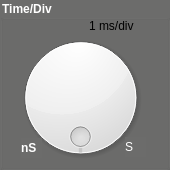
   <widget class="QGroupBox" name="grpTimeDiv">
    <property name="geometry">
     <rect>
      <x>190</x>
      <y>316</y>
      <width>170</width>
      <height>170</height>
     </rect>
    </property>
    <property name="cursor">
     <cursorShape>ArrowCursor</cursorShape>
    </property>
    <property name="focusPolicy">
     <enum>Qt::NoFocus</enum>
    </property>
    <property name="styleSheet">
     <string notr="true">QGroupBox
{
	background-color: rgb(108, 108, 107);
	color:white;
	font:bold
}</string>
    </property>
    <property name="title">
     <string>Time/Div</string>
    </property>
    <widget class="QDial" name="timebaseDialWheel">
     <property name="geometry">
      <rect>
       <x>10</x>
       <y>22</y>
       <width>141</width>
       <height>151</height>
      </rect>
     </property>
     <property name="styleSheet">
      <string notr="true">QDial {
border: none;
background: qlineargradient(x1: 0, y1: 0, x2: 0, y2: 1,
stop: 0 #a6a6a6, stop: 0.08 #878789,
stop: 0.39999 #212122, stop: 0.4 #626262,
stop: 0.9 #4c4c4c, stop: 1 #333333);
}</string>
     </property>
     <property name="minimum">
      <number>1</number>
     </property>
     <property name="maximum">
      <number>30</number>
     </property>
     <property name="pageStep">
      <number>2</number>
     </property>
     <property name="value">
      <number>1</number>
     </property>
     <property name="orientation">
      <enum>Qt::Horizontal</enum>
     </property>
     <property name="invertedAppearance">
      <bool>false</bool>
     </property>
     <property name="invertedControls">
      <bool>false</bool>
     </property>
     <property name="wrapping">
      <bool>true</bool>
     </property>
     <property name="notchTarget">
      <double>9.000000000000000</double>
     </property>
     <property name="notchesVisible">
      <bool>false</bool>
     </property>
    </widget>
    <widget class="QLabel" name="chTperDiv">
     <property name="geometry">
      <rect>
       <x>89</x>
       <y>16</y>
       <width>81</width>
       <height>20</height>
      </rect>
     </property>
     <property name="styleSheet">
      <string notr="true">QLabel{
color:white;
border-radius:0px;
border:0px solid black;
background-color:rgba(0,0,0,0);
font:12px,bold;
};</string>
     </property>
     <property name="text">
      <string>&lt;!DOCTYPE HTML PUBLIC &quot;-//W3C//DTD HTML 4.0//EN&quot; &quot;http://www.w3.org/TR/REC-html40/strict.dtd&quot;&gt;
&lt;html&gt;&lt;head&gt;&lt;meta name=&quot;qrichtext&quot; content=&quot;1&quot; /&gt;&lt;style type=&quot;text/css&quot;&gt;
p, li { white-space: pre-wrap; }
&lt;/style&gt;&lt;/head&gt;&lt;body style=&quot; font-family:',12'; font-weight:400; font-style:normal;&quot;&gt;
&lt;table style=&quot;-qt-table-type: root; margin-top:4px; margin-bottom:4px; margin-left:4px; margin-right:4px;&quot;&gt;
&lt;tr&gt;
&lt;td style=&quot;border: none;&quot;&gt;
&lt;p style=&quot; margin-top:0px; margin-bottom:0px; margin-left:0px; margin-right:0px; -qt-block-indent:0; text-indent:0px;&quot;&gt;1 ms/div&lt;/p&gt;&lt;/td&gt;&lt;/tr&gt;&lt;/table&gt;&lt;/body&gt;&lt;/html&gt;</string>
     </property>
    </widget>
    <widget class="QLabel" name="label">
     <property name="geometry">
      <rect>
       <x>21</x>
       <y>138</y>
       <width>21</width>
       <height>20</height>
      </rect>
     </property>
     <property name="font">
      <font>
       <weight>75</weight>
       <bold>true</bold>
      </font>
     </property>
     <property name="styleSheet">
      <string notr="true">color: rgb(255, 255, 255);
background-color: rgb(108, 108, 107);</string>
     </property>
     <property name="text">
      <string>nS</string>
     </property>
    </widget>
    <widget class="QLabel" name="label_2">
     <property name="geometry">
      <rect>
       <x>125</x>
       <y>137</y>
       <width>21</width>
       <height>20</height>
      </rect>
     </property>
     <property name="styleSheet">
      <string notr="true">color: rgb(255, 255, 255);
background-color: rgb(108, 108, 107);</string>
     </property>
     <property name="text">
      <string>S</string>
     </property>
    </widget>
   </widget>
